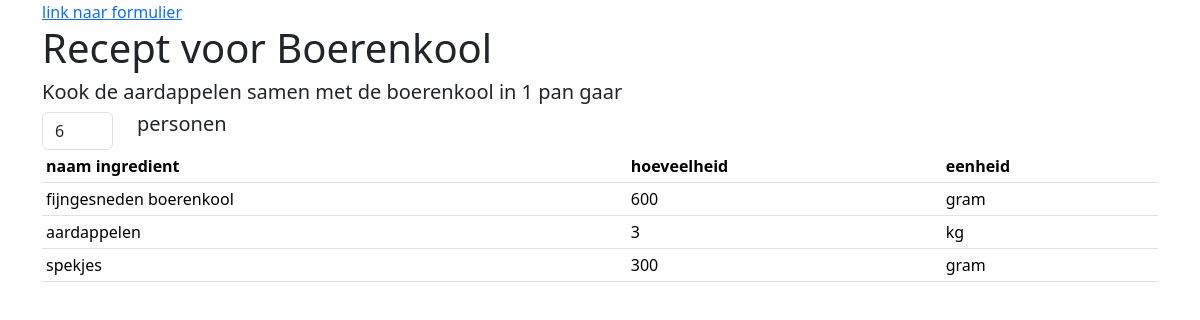
/recipe.php?id=2, run on the app's committed database.
### tables this page shows
CREATE TABLE `recipes` (
`id` int PRIMARY KEY NOT NULL AUTO_INCREMENT,
`recipe_name` varchar(100) NOT NULL,
`number_for` int NOT NULL,
`preparation` varchar(5000) NOT NULL
);

CREATE TABLE `ingredients` (
`id` int PRIMARY KEY NOT NULL AUTO_INCREMENT,
`recipe_id` int NOT NULL,
`ingred_name` varchar(100) NOT NULL,
`amount` int NOT NULL,
`unit` varchar(100) NOT NULL,
FOREIGN KEY (recipe_id) REFERENCES recipes(id)
);

### recipe.php (the view, shortened to what this page needs)
<?php
$dbconnect = new dbconnection();
$recipe_id = $_GET["id"];
$sql = "SELECT * FROM recipes JOIN ingredients ON recipes.id = recipe_id WHERE recipe_id = $recipe_id";
$query = $dbconnect -> prepare($sql);
$query -> execute();
$recset = $query -> fetchAll(PDO::FETCH_ASSOC);
?>
<!doctype html>
<html lang="en">
  <head>
    <link href="https://cdn.jsdelivr.net/npm/bootstrap@5.3.3/dist/css/bootstrap.min.css" rel="stylesheet">
  </head>
    <body>
        <div class="container">
    <a href='index2.php'>link naar formulier</a>
    <h1>Recept voor <?= $recset[0]['recipe_name'] ?></h1>
    <h5>
    <?= $recset[0]['preparation'] ?>
    </h5>
    <div class="row">
      <div class="col-1"><input id="amount_for" name="amount_for" class="form-control" value="<?= $recset[0]['number_for'] ?>" onchange="changeIngred()"></div>
      <div class="col-1"><h5>personen</h5></div>
    </div>
    <table class="table table-sm">
      <tr>
        <th>naam ingredient</th>
        <th>hoeveelheid</th>
        <th>eenheid</th>
      </tr>
      <?php
    foreach ($recset as $record) {
      echo "<tr>
        <td>".$record['ingred_name']."</td>
        <td class='amount'>{$record['amount']}</td>
        <td>{$record['unit']}</td>
      </tr>";
    }
      ?>
    </table>
    </div>
  </body>
</html>

### data on the page
recipes: recipe_name "Boerenkool", preparation "Kook de aardappelen samen met de boerenkool in 1 pan gaar", amount_for "6"
ingredients: ingred_name "fijngesneden boerenkool", amount "600", unit "gram"
ingredients: ingred_name "aardappelen", amount "3", unit "kg"
ingredients: ingred_name "spekjes", amount "300", unit "gram"
